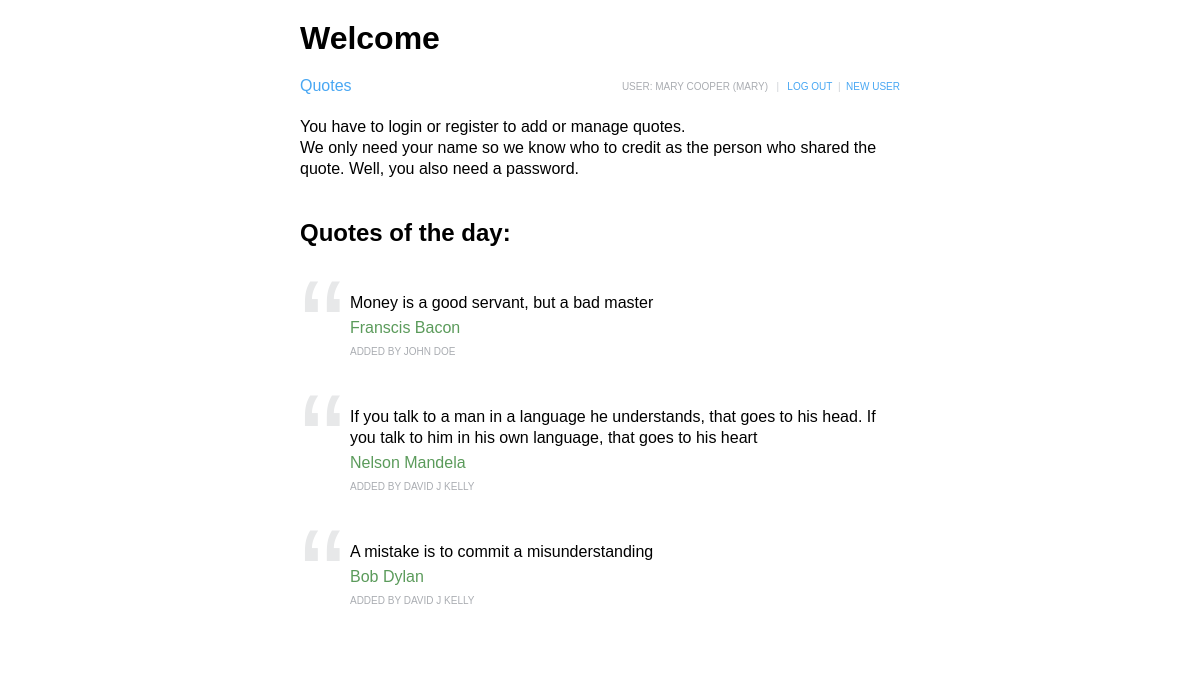
/ (signed in), run on the app's committed database.
### tables this page shows
CREATE TABLE quotes (
            id INTEGER NOT NULL PRIMARY KEY UNIQUE,
            author VARCHAR(100) NOT NULL,
            user VARCHAR(50) NOT NULL,
            user_name VARCHAR(100) NOT NULL,
            description TEXT,
            archived TINYINT
, deleted INT);

### controller/IndexController.php (called while the page is built, shortened)
<?php
include_once 'model/Quote.php';
include_once 'model/QuoteService.php';
$pdo = require 'db.php';
$quoteService = new QuoteService($pdo);
$quoteService->getQuotes();
$quotesRandom = $quoteService->getRandom(3);
include "view/index.php";

### index.php (called while the page is built)
<?php
try {
    $controller = $_GET['controller'] ?? 'index';
    $routes = require 'routes.php';
    require_once $routes[$controller];
} catch (Throwable $e) {
    die('Something went totally wrond: '.$e->getMessage());
}

### model/QuoteService.php (called while the page is built, shortened)
<?php
require_once 'model/Quote.php';
class QuoteService
{
    private array $quotes = [];
    private PDO $pdo;
    public function __construct(PDO $pdo)
    {
        $this->pdo = $pdo;
    }
    public function getQuotes(): array
    {
        $statement = $this->pdo->prepare(
            'SELECT * FROM quotes WHERE deleted IS NULL'
        );
        $statement->execute([]);
        $result = $statement->fetchAll(PDO::FETCH_CLASS | PDO::FETCH_PROPS_LATE, Quote::class);
        $this->quotes = $result;
        return $result;
    }
    public function getRandom(int $count): array
    {
        $arr = [];
        $keys = array_rand($this->quotes, $count);
        foreach ($keys as $key) {
            $arr[] = $this->quotes[$key];
        }
        return $arr;
    }
}

### model/Quote.php (called while the page is built, shortened)
<?php
class Quote
{
    private int $id;
    private ?string $user_name = null;
    public function getUserName(): ?string
    {
        return $this->user_name;
    }
    public function getAuthor(): ?string
    {
        return $this->author;
    }
    public function getId(): int
    {
        return $this->id;
    }
    public function getDescription(): string
    {
        return $this->description;
    }
}

### view/quote-a.php (the view, shortened to what this page needs)
<div id="<?=$quote->getId()?>" class="quotewrap">
    <p class="quotesign">“</p>
    <div class="quotebody"><p class="quotetext"><?=$quote->getDescription()?></p>
        <p class="author"><?=$quote->getAuthor()?></p>
    <p class="addedby">added by <?=$quote->getUserName()?></p>
</div>
</div>

### view/index.php (shortened to what this page needs)
<!doctype html>
<html lang="en">
<head>
    <link rel="stylesheet" href="style.css">
</head>
<body>
<?php include "menu.php" ?>
<p class="quotetext">You have to login or register to add or manage quotes.<br>We only need your name so we know who to credit as the person who shared the quote. Well, you also need a password.</p>
<h2>Quotes of the day:</h2>
<div class="actuals">
    <?php foreach ($quotesRandom as $quote) :
        include 'quote-a.php';
    endforeach;?>
</div>
</body>
</html>

### style.css (style rules this page uses)
* { margin: 0; padding: 0; box-sizing: border-box; }
body { font-family: Arial, sans-serif; margin: 20px 25%; }
h2 { padding: 40px 0 0 0; }
.quotewrap { display: flex; padding-top: 45px; }
.quotesign { font-family: Arial, sans-serif; font-size: 135px; line-height: 1px; padding: 36px 5px 0 0; color: #E7E8E9; }
.quotebody { padding: 0; }
.quotetext { font-size: 16px; line-height: 21px; }
.author { padding: 6px 0 5px 0; color: #5b9b5b; }
.addedby { font-size: 10px; padding: 4px 0; color: #aaadb2; text-transform: uppercase; }

### data on the page
quotes: description "Money is a good servant, but a bad master", author "Franscis Bacon", user_name "JOHN DOE"
quotes: description "If you talk to a man in a language he understands, that goes to his head. If you talk to him in his own language, that goes to his heart", author "Nelson Mandela", user_name "DAVID J KELLY"
quotes: description "A mistake is to commit a misunderstanding", author "Bob Dylan", user_name "DAVID J KELLY"

### other printed values
$pageHeader "Welcome"
$user->getName() "MARY COOPER"
$user->getUsername() "MARY"
